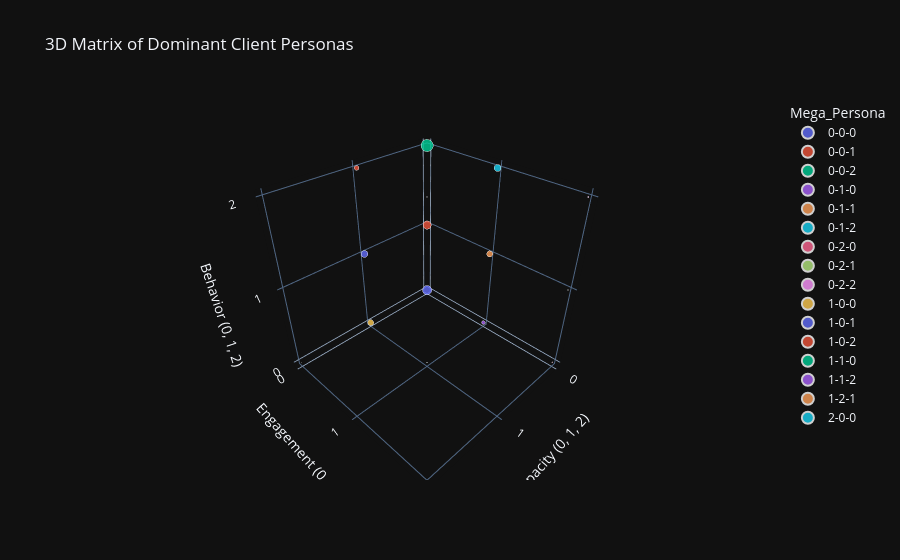

Notebook cell for this chart:
### Code cell
import matplotlib.pyplot as plt
import seaborn as sns
import plotly.express as px
from sklearn.manifold import TSNE
import numpy as np

print("Generating visualizations... (t-SNE might take a minute to calculate)")

# ==========================================
# 1. VALIDATION: t-SNE PLOTS FOR EACH LENS
# ==========================================
# We use metric='precomputed' because we are feeding it the Gower matrices
# init='random' is required by scikit-learn when using precomputed metrics
tsne = TSNE(n_components=2, metric='precomputed', init='random', random_state=42)

# Calculate 2D coordinates for each lens
tsne_lens1 = tsne.fit_transform(gower_mat_lens1)
tsne_lens2 = tsne.fit_transform(gower_mat_lens2)
tsne_lens3 = tsne.fit_transform(gower_mat_lens3)

# Create a figure with 3 subplots side-by-side
fig, axes = plt.subplots(1, 3, figsize=(18, 5))

# Plot Lens 1
sns.scatterplot(x=tsne_lens1[:, 0], y=tsne_lens1[:, 1], hue=labels_lens1, palette='Set1', ax=axes[0])
axes[0].set_title('Lens 1: Financial Capacity Clusters')

# Plot Lens 2
sns.scatterplot(x=tsne_lens2[:, 0], y=tsne_lens2[:, 1], hue=labels_lens2, palette='Set2', ax=axes[1])
axes[1].set_title('Lens 2: Bank Engagement Clusters')

# Plot Lens 3
sns.scatterplot(x=tsne_lens3[:, 0], y=tsne_lens3[:, 1], hue=labels_lens3, palette='Set3', ax=axes[2])
axes[2].set_title('Lens 3: Spending Behavior Clusters')

plt.tight_layout()
plt.show()


# ==========================================
# 2. THE 3D MATRIX OF MEGA-PERSONAS
# ==========================================
# Group by the 3 lenses to get the coordinates and the size (client count) for the bubbles
matrix_df = df_final.groupby(['Lens1_Capacity', 'Lens2_Engagement', 'Lens3_Behavior']).size().reset_index(name='Client_Count')
matrix_df['Mega_Persona'] = matrix_df['Lens1_Capacity'].astype(str) + "-" + matrix_df['Lens2_Engagement'].astype(str) + "-" + matrix_df['Lens3_Behavior'].astype(str)

# Create an interactive 3D Bubble Chart using Plotly
fig_3d = px.scatter_3d(
    matrix_df,
    x='Lens1_Capacity',
    y='Lens2_Engagement',
    z='Lens3_Behavior',
    size='Client_Count',       # Bubble size represents the number of clients
    color='Mega_Persona',      # Different color for each persona combination
    hover_name='Mega_Persona',
    title="3D Matrix of Dominant Client Personas",
    labels={
        'Lens1_Capacity': 'Capacity (0, 1, 2)',
        'Lens2_Engagement': 'Engagement (0, 1, 2)',
        'Lens3_Behavior': 'Behavior (0, 1, 2)'
    },
    opacity=0.8
)

# Force the axes to show only whole numbers (0, 1, 2)
fig_3d.update_layout(
    scene = dict(
        xaxis = dict(tickmode = 'linear', tick0 = 0, dtick = 1),
        yaxis = dict(tickmode = 'linear', tick0 = 0, dtick = 1),
        zaxis = dict(tickmode = 'linear', tick0 = 0, dtick = 1),
    )
)
fig_3d.show()


# ==========================================
# 3. GLOBAL VALIDATION: OVERALL t-SNE
# ==========================================
# To see if our Mega-Personas separate well overall, we can average our 3 distance matrices!
# This is a mathematically sound way to combine the 3 independent Gower matrices.
global_distance_matrix = (gower_mat_lens1 + gower_mat_lens2 + gower_mat_lens3) / 3

print("Calculating Global t-SNE...")
tsne_global = TSNE(n_components=2, metric='precomputed', init='random', random_state=42)
tsne_global_coords = tsne_global.fit_transform(global_distance_matrix)

# Plot the Global t-SNE, coloring only the Top 5 most dominant Mega-Personas
# (coloring all 27 makes the plot unreadable)
top_personas = persona_counts['Mega_Persona'].head(8).tolist()

# Create a column that labels a client as their persona IF they are in the Top 5, else "Other"
df_final['Plot_Label'] = df_final['Mega_Persona'].apply(lambda x: x if x in top_personas else 'Other')

plt.figure(figsize=(10, 7))
sns.scatterplot(
    x=tsne_global_coords[:, 0],
    y=tsne_global_coords[:, 1],
    hue=df_final['Plot_Label'],
    palette='tab10',
    alpha=0.7
)
plt.title("Global t-SNE Validation: Top 5 Dominant Mega-Personas")
plt.legend(bbox_to_anchor=(1.05, 1), loc='upper left')
plt.tight_layout()
plt.show()

### Figure 1 — Plotly figure (JSON) as saved in the notebook; plotly's stock layout.template omitted (floating-point values rounded to 4 significant figures)
{"data": [{"hovertemplate": "<b>%{hovertext}</b><br><br>Mega_Persona=0-0-0<br>Capacity (0, 1, 2)=%{x}<br>Engagement (0, 1, 2)=%{y}<br>Behavior (0, 1, 2)=%{z}<br>Client_Count=%{marker.size}<extra></extra>", "hovertext": ["0-0-0"], "legendgroup": "0-0-0", "marker": {"color": "#636efa", "opacity": 0.8, "size": [833], "sizemode": "area", "sizeref": 3.68, "symbol": "circle"}, "mode": "markers", "name": "0-0-0", "scene": "scene", "showlegend": true, "x": [0], "y": [0], "z": [0], "type": "scatter3d"}, {"hovertemplate": "<b>%{hovertext}</b><br><br>Mega_Persona=0-0-1<br>Capacity (0, 1, 2)=%{x}<br>Engagement (0, 1, 2)=%{y}<br>Behavior (0, 1, 2)=%{z}<br>Client_Count=%{marker.size}<extra></extra>", "hovertext": ["0-0-1"], "legendgroup": "0-0-1", "marker": {"color": "#EF553B", "opacity": 0.8, "size": [672], "sizemode": "area", "sizeref": 3.68, "symbol": "circle"}, "mode": "markers", "name": "0-0-1", "scene": "scene", "showlegend": true, "x": [0], "y": [0], "z": [1], "type": "scatter3d"}, {"hovertemplate": "<b>%{hovertext}</b><br><br>Mega_Persona=0-0-2<br>Capacity (0, 1, 2)=%{x}<br>Engagement (0, 1, 2)=%{y}<br>Behavior (0, 1, 2)=%{z}<br>Client_Count=%{marker.size}<extra></extra>", "hovertext": ["0-0-2"], "legendgroup": "0-0-2", "marker": {"color": "#00cc96", "opacity": 0.8, "size": [1472], "sizemode": "area", "sizeref": 3.68, "symbol": "circle"}, "mode": "markers", "name": "0-0-2", "scene": "scene", "showlegend": true, "x": [0], "y": [0], "z": [2], "type": "scatter3d"}, {"hovertemplate": "<b>%{hovertext}</b><br><br>Mega_Persona=0-1-0<br>Capacity (0, 1, 2)=%{x}<br>Engagement (0, 1, 2)=%{y}<br>Behavior (0, 1, 2)=%{z}<br>Client_Count=%{marker.size}<extra></extra>", "hovertext": ["0-1-0"], "legendgroup": "0-1-0", "marker": {"color": "#ab63fa", "opacity": 0.8, "size": [124], "sizemode": "area", "sizeref": 3.68, "symbol": "circle"}, "mode": "markers", "name": "0-1-0", "scene": "scene", "showlegend": true, "x": [0], "y": [1], "z": [0], "type": "scatter3d"}, {"hovertemplate": "<b>%{hovertext}</b><br><br>Mega_Persona=0-1-1<br>Capacity (0, 1, 2)=%{x}<br>Engagement (0, 1, 2)=%{y}<br>Behavior (0, 1, 2)=%{z}<br>Client_Count=%{marker.size}<extra></extra>", "hovertext": ["0-1-1"], "legendgroup": "0-1-1", "marker": {"color": "#FFA15A", "opacity": 0.8, "size": [352], "sizemode": "area", "sizeref": 3.68, "symbol": "circle"}, "mode": "markers", "name": "0-1-1", "scene": "scene", "showlegend": true, "x": [0], "y": [1], "z": [1], "type": "scatter3d"}, {"hovertemplate": "<b>%{hovertext}</b><br><br>Mega_Persona=0-1-2<br>Capacity (0, 1, 2)=%{x}<br>Engagement (0, 1, 2)=%{y}<br>Behavior (0, 1, 2)=%{z}<br>Client_Count=%{marker.size}<extra></extra>", "hovertext": ["0-1-2"], "legendgroup": "0-1-2", "marker": {"color": "#19d3f3", "opacity": 0.8, "size": [472], "sizemode": "area", "sizeref": 3.68, "symbol": "circle"}, "mode": "markers", "name": "0-1-2", "scene": "scene", "showlegend": true, "x": [0], "y": [1], "z": [2], "type": "scatter3d"}, {"hovertemplate": "<b>%{hovertext}</b><br><br>Mega_Persona=0-2-0<br>Capacity (0, 1, 2)=%{x}<br>Engagement (0, 1, 2)=%{y}<br>Behavior (0, 1, 2)=%{z}<br>Client_Count=%{marker.size}<extra></extra>", "hovertext": ["0-2-0"], "legendgroup": "0-2-0", "marker": {"color": "#FF6692", "opacity": 0.8, "size": [8], "sizemode": "area", "sizeref": 3.68, "symbol": "circle"}, "mode": "markers", "name": "0-2-0", "scene": "scene", "showlegend": true, "x": [0], "y": [2], "z": [0], "type": "scatter3d"}, {"hovertemplate": "<b>%{hovertext}</b><br><br>Mega_Persona=0-2-1<br>Capacity (0, 1, 2)=%{x}<br>Engagement (0, 1, 2)=%{y}<br>Behavior (0, 1, 2)=%{z}<br>Client_Count=%{marker.size}<extra></extra>", "hovertext": ["0-2-1"], "legendgroup": "0-2-1", "marker": {"color": "#B6E880", "opacity": 0.8, "size": [7], "sizemode": "area", "sizeref": 3.68, "symbol": "circle"}, "mode": "markers", "name": "0-2-1", "scene": "scene", "showlegend": true, "x": [0], "y": [2], "z": [1], "type": "scatter3d"}, {"hovertemplate": "<b>%{hovertext}</b><br><br>Mega_Persona=0-2-2<br>Capacity (0, 1, 2)=%{x}<br>Engagement (0, 1, 2)=%{y}<br>Behavior (0, 1, 2)=%{z}<br>Client_Count=%{marker.size}<extra></extra>", "hovertext": ["0-2-2"], "legendgroup": "0-2-2", "marker": {"color": "#FF97FF", "opacity": 0.8, "size": [19], "sizemode": "area", "sizeref": 3.68, "symbol": "circle"}, "mode": "markers", "name": "0-2-2", "scene": "scene", "showlegend": true, "x": [0], "y": [2], "z": [2], "type": "scatter3d"}, {"hovertemplate": "<b>%{hovertext}</b><br><br>Mega_Persona=1-0-0<br>Capacity (0, 1, 2)=%{x}<br>Engagement (0, 1, 2)=%{y}<br>Behavior (0, 1, 2)=%{z}<br>Client_Count=%{marker.size}<extra></extra>", "hovertext": ["1-0-0"], "legendgroup": "1-0-0", "marker": {"color": "#FECB52", "opacity": 0.8, "size": [341], "sizemode": "area", "sizeref": 3.68, "symbol": "circle"}, "mode": "markers", "name": "1-0-0", "scene": "scene", "showlegend": true, "x": [1], "y": [0], "z": [0], "type": "scatter3d"}, {"hovertemplate": "<b>%{hovertext}</b><br><br>Mega_Persona=1-0-1<br>Capacity (0, 1, 2)=%{x}<br>Engagement (0, 1, 2)=%{y}<br>Behavior (0, 1, 2)=%{z}<br>Client_Count=%{marker.size}<extra></extra>", "hovertext": ["1-0-1"], "legendgroup": "1-0-1", "marker": {"color": "#636efa", "opacity": 0.8, "size": [461], "sizemode": "area", "sizeref": 3.68, "symbol": "circle"}, "mode": "markers", "name": "1-0-1", "scene": "scene", "showlegend": true, "x": [1], "y": [0], "z": [1], "type": "scatter3d"}, {"hovertemplate": "<b>%{hovertext}</b><br><br>Mega_Persona=1-0-2<br>Capacity (0, 1, 2)=%{x}<br>Engagement (0, 1, 2)=%{y}<br>Behavior (0, 1, 2)=%{z}<br>Client_Count=%{marker.size}<extra></extra>", "hovertext": ["1-0-2"], "legendgroup": "1-0-2", "marker": {"color": "#EF553B", "opacity": 0.8, "size": [219], "sizemode": "area", "sizeref": 3.68, "symbol": "circle"}, "mode": "markers", "name": "1-0-2", "scene": "scene", "showlegend": true, "x": [1], "y": [0], "z": [2], "type": "scatter3d"}, {"hovertemplate": "<b>%{hovertext}</b><br><br>Mega_Persona=1-1-0<br>Capacity (0, 1, 2)=%{x}<br>Engagement (0, 1, 2)=%{y}<br>Behavior (0, 1, 2)=%{z}<br>Client_Count=%{marker.size}<extra></extra>", "hovertext": ["1-1-0"], "legendgroup": "1-1-0", "marker": {"color": "#00cc96", "opacity": 0.8, "size": [5], "sizemode": "area", "sizeref": 3.68, "symbol": "circle"}, "mode": "markers", "name": "1-1-0", "scene": "scene", "showlegend": true, "x": [1], "y": [1], "z": [0], "type": "scatter3d"}, {"hovertemplate": "<b>%{hovertext}</b><br><br>Mega_Persona=1-1-2<br>Capacity (0, 1, 2)=%{x}<br>Engagement (0, 1, 2)=%{y}<br>Behavior (0, 1, 2)=%{z}<br>Client_Count=%{marker.size}<extra></extra>", "hovertext": ["1-1-2"], "legendgroup": "1-1-2", "marker": {"color": "#ab63fa", "opacity": 0.8, "size": [6], "sizemode": "area", "sizeref": 3.68, "symbol": "circle"}, "mode": "markers", "name": "1-1-2", "scene": "scene", "showlegend": true, "x": [1], "y": [1], "z": [2], "type": "scatter3d"}, {"hovertemplate": "<b>%{hovertext}</b><br><br>Mega_Persona=1-2-1<br>Capacity (0, 1, 2)=%{x}<br>Engagement (0, 1, 2)=%{y}<br>Behavior (0, 1, 2)=%{z}<br>Client_Count=%{marker.size}<extra></extra>", "hovertext": ["1-2-1"], "legendgroup": "1-2-1", "marker": {"color": "#FFA15A", "opacity": 0.8, "size": [1], "sizemode": "area", "sizeref": 3.68, "symbol": "circle"}, "mode": "markers", "name": "1-2-1", "scene": "scene", "showlegend": true, "x": [1], "y": [2], "z": [1], "type": "scatter3d"}, {"hovertemplate": "<b>%{hovertext}</b><br><br>Mega_Persona=2-0-0<br>Capacity (0, 1, 2)=%{x}<br>Engagement (0, 1, 2)=%{y}<br>Behavior (0, 1, 2)=%{z}<br>Client_Count=%{marker.size}<extra></extra>", "hovertext": ["2-0-0"], "legendgroup": "2-0-0", "marker": {"color": "#19d3f3", "opacity": 0.8, "size": [1], "sizemode": "area", "sizeref": 3.68, "symbol": "circle"}, "mode": "markers", "name": "2-0-0", "scene": "scene", "showlegend": true, "x": [2], "y": [0], "z": [0], "type": "scatter3d"}], "layout": {"scene": {"domain": {"x": [0.0, 1.0], "y": [0.0, 1.0]}, "xaxis": {"title": {"text": "Capacity (0, 1, 2)"}, "tickmode": "linear", "tick0": 0, "dtick": 1}, "yaxis": {"title": {"text": "Engagement (0, 1, 2)"}, "tickmode": "linear", "tick0": 0, "dtick": 1}, "zaxis": {"title": {"text": "Behavior (0, 1, 2)"}, "tickmode": "linear", "tick0": 0, "dtick": 1}}, "legend": {"title": {"text": "Mega_Persona"}, "tracegroupgap": 0, "itemsizing": "constant"}, "title": {"text": "3D Matrix of Dominant Client Personas"}}}
